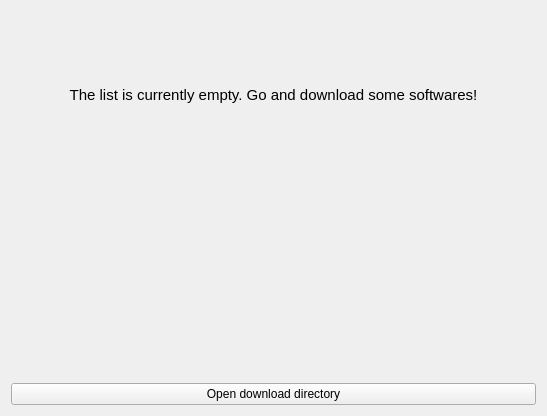
<?xml version="1.0" encoding="UTF-8"?>
<ui version="4.0">
 <class>DownloadListWidget</class>
 <widget class="QWidget" name="DownloadListWidget">
  <property name="geometry">
   <rect>
    <x>0</x>
    <y>0</y>
    <width>547</width>
    <height>416</height>
   </rect>
  </property>
  <property name="windowTitle">
   <string>Form</string>
  </property>
  <layout class="QVBoxLayout" name="verticalLayout">
   <item>
    <widget class="QWidget" name="widget" native="true">
     <layout class="QVBoxLayout" name="verticalLayout_2">
      <item>
       <spacer name="verticalSpacer_2">
        <property name="orientation">
         <enum>Qt::Vertical</enum>
        </property>
        <property name="sizeHint" stdset="0">
         <size>
          <width>20</width>
          <height>40</height>
         </size>
        </property>
       </spacer>
      </item>
      <item>
       <widget class="QLabel" name="label">
        <property name="font">
         <font>
          <pointsize>11</pointsize>
         </font>
        </property>
        <property name="text">
         <string>The list is currently empty. Go and download some softwares!</string>
        </property>
        <property name="alignment">
         <set>Qt::AlignCenter</set>
        </property>
        <property name="wordWrap">
         <bool>false</bool>
        </property>
       </widget>
      </item>
      <item>
       <spacer name="verticalSpacer">
        <property name="orientation">
         <enum>Qt::Vertical</enum>
        </property>
        <property name="sizeHint" stdset="0">
         <size>
          <width>20</width>
          <height>56</height>
         </size>
        </property>
       </spacer>
      </item>
     </layout>
    </widget>
   </item>
   <item>
    <widget class="SmoothListWidget" name="listWidget">
     <property name="minimumSize">
      <size>
       <width>0</width>
       <height>0</height>
      </size>
     </property>
     <property name="styleSheet">
      <string notr="true">QListView,QScrollArea,QWidget#viewport,QWidget#scrollAreaWidgetContents
{
    background-color:transparent;
    margin:0px;
}
/**列表项选中*/
QListWidget::item::selected
{ 
    background-color:transparent;
}</string>
     </property>
     <property name="frameShape">
      <enum>QFrame::NoFrame</enum>
     </property>
     <property name="verticalScrollBarPolicy">
      <enum>Qt::ScrollBarAsNeeded</enum>
     </property>
     <property name="horizontalScrollBarPolicy">
      <enum>Qt::ScrollBarAlwaysOff</enum>
     </property>
     <property name="autoScroll">
      <bool>true</bool>
     </property>
     <property name="autoScrollMargin">
      <number>10</number>
     </property>
     <property name="editTriggers">
      <set>QAbstractItemView::NoEditTriggers</set>
     </property>
     <property name="resizeMode">
      <enum>QListView::Fixed</enum>
     </property>
     <property name="spacing">
      <number>4</number>
     </property>
    </widget>
   </item>
   <item>
    <widget class="QPushButton" name="pushButton">
     <property name="text">
      <string>Open download directory</string>
     </property>
    </widget>
   </item>
  </layout>
 </widget>
 <customwidgets>
  <customwidget>
   <class>SmoothListWidget</class>
   <extends>QListWidget</extends>
   <header>widgets/common/smoothlistwidget.h</header>
  </customwidget>
 </customwidgets>
 <resources/>
 <connections/>
</ui>
